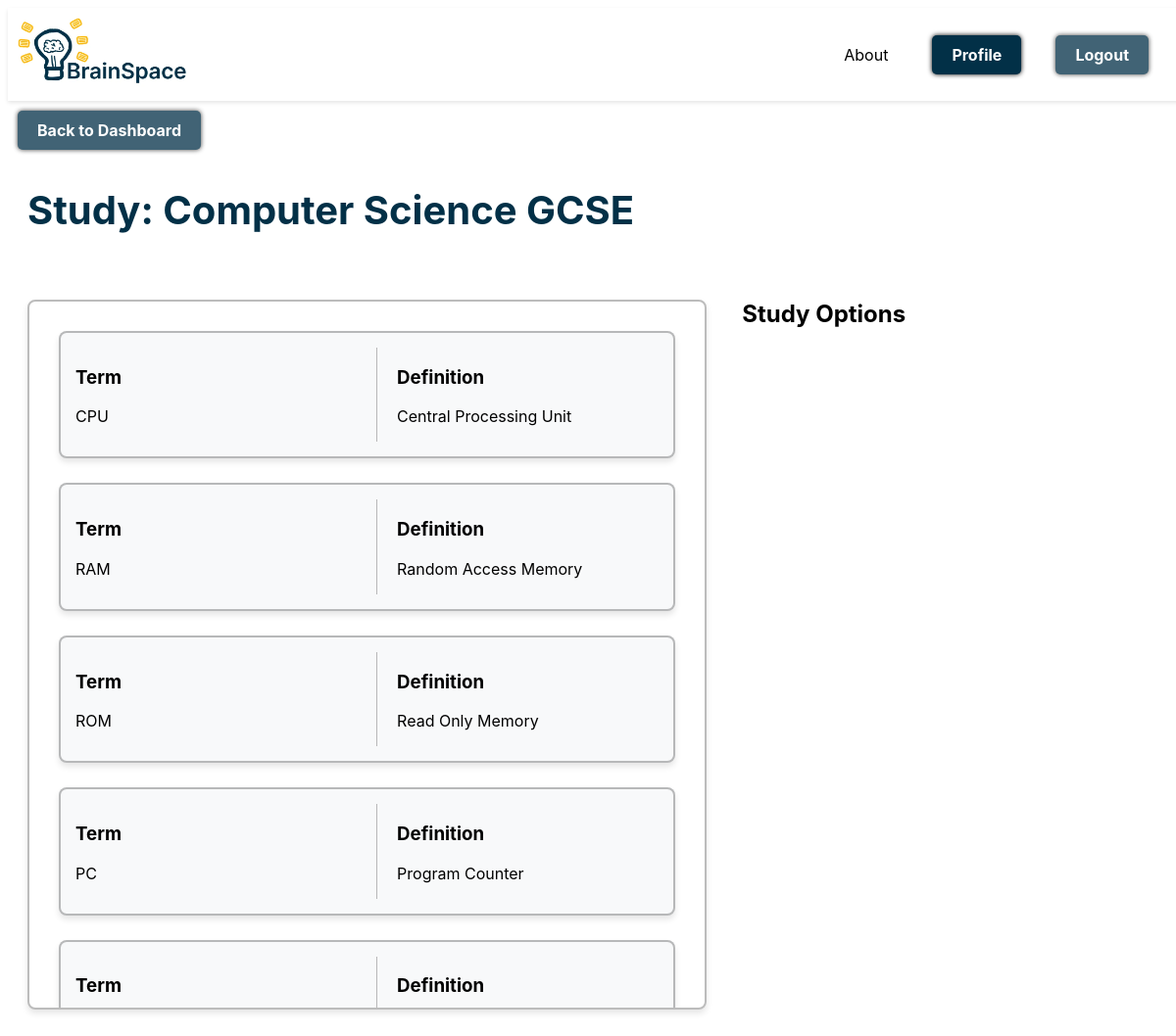
The app's page /study/4/ (signed in) with its own data.
### cards/models.py (models this page shows, shortened)
class FlashcardSet(models.Model):
    user = models.ForeignKey(Profile, on_delete=models.CASCADE, related_name='flashcard_sets')
    name = models.CharField(max_length=255)
    created_at = models.DateTimeField(auto_now_add=True)

class Flashcard(models.Model):
    set = models.ForeignKey(FlashcardSet, on_delete=models.CASCADE, related_name='flashcards')
    term = models.TextField()
    definition = models.TextField()
    interval = models.IntegerField(default=1)
    last_reviewed = models.DateTimeField(null=True, blank=True)
    ease_factor = models.FloatField(default=2.5)
    streak = models.IntegerField(default=0)
    baseline = models.FloatField(default=0)

### cards/views.py (the view)
# urls.py: path('study/<int:set_id>/', views.study_set, name='study'),
def study_set(request, set_id):
    flashcard_set = get_object_or_404(FlashcardSet, id=set_id, user=request.user.profile)
    flashcards = flashcard_set.flashcards.all()
    return render(request, 'cards/study.html', {
        'flashcard_set': flashcard_set,
        'flashcards': flashcards,
    })

### cards/templates/cards/study.html (shortened to what this page needs)
{% extends 'cards/header.html' %}
{% block content %}
<a href = "{% url 'dashboard' %}" class="loginbtn">Back to Dashboard</a>
<h1>Study: {{ flashcard_set.name }}</h1>
<div class="dashboard">
    <div class="flashcard-sidebar">
        <div class="scrollbox">
            {% for flashcard in flashcards %}
            <div class="flashcard-box">
                <div class="term-container">
                    <h3 class="term-heading">Term</h3>
                    <p class="term">{{ flashcard.term }}</p>
                </div>
                <div class="definition-container">
                    <h3 class="definition-heading">Definition</h3>
                    <p class="definition">{{ flashcard.definition }}</p>
                </div>
            </div>
            {% empty %}
            <p>No flashcards found in this set.</p>
            {% endfor %}
        </div>
    </div>
    <div class="badge-shop">
        <h2>Study Options</h2>
    </div>
</div>
{% endblock %}

### static/css/styles.css (style rules this page uses)
body { font-family: 'Inter', Arial, sans-serif; }
h1 { font-size: 2.5rem; margin-left: 20px; color: #023047; }
.loginbtn { display: inline-block; margin: 10px; padding: 10px 20px; background-color: #023047; opacity: 0.75; color: #fff; font-weight: bold; text-decoration: none; border-radius: 5px; text-align: center; box-shadow: #000000 0px 0px 5px; }
.flashcard-sidebar { width: 55%; display: flex; flex-direction: column; min-width: 450px; }
.scrollbox { width: 100%; height: 65%; padding: 30px; margin-top: 20px; overflow-y: auto; border: 2px solid #00000043; border-radius: 8px; box-shadow: 0 4px 6px rgba(0, 0, 0, 0.1); }
.flashcard-box { display: flex; justify-content: space-between; align-items: center; margin-bottom: 25px; padding: 15px; border: 2px solid #00000043; border-radius: 8px; background-color: #f8f9fa; box-shadow: 0 4px 6px rgba(0, 0, 0, 0.1); width: 100%; box-sizing: border-box; }
.badge-shop { float: right; width: 30%; }
.dashboard { display: flex; gap: 100px; padding: 20px; }
.term-container, .definition-container { flex: 1; margin-right: 20px; }
.definition-container { margin-right: 0; text-align: left; }

### records on screen
FlashcardSet: name "Computer Science GCSE"
Flashcard: term "CPU", definition "Central Processing Unit"
Flashcard: term "RAM", definition "Random Access Memory"
Flashcard: term "ROM", definition "Read Only Memory"
Flashcard: term "PC", definition "Program Counter"
